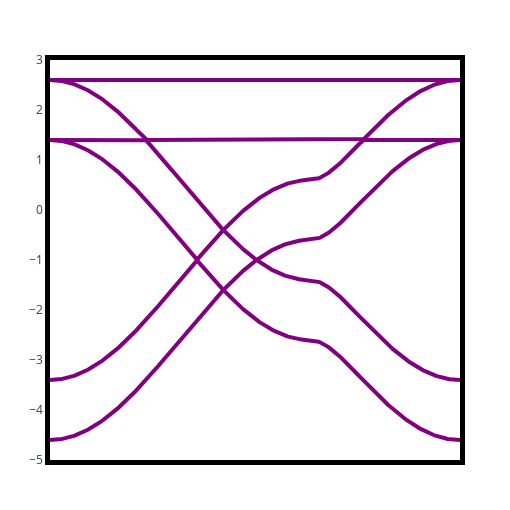

Notebook source saved alongside this figure:
### Code cell
plot_simple_kagome_bands(t1 = 1.0, t2 = 0.0, u1 = 0.0, u2 = 0.0, B = 0.3)

### Figure 1 — Plotly figure (JSON) as saved in the notebook; plotly's stock layout.template omitted (floating-point values rounded to 4 significant figures; data arrays with more than 128 entries replaced by an {"elided": "..."} marker saying what was removed)
{"data": [{"line": {"color": "purple", "width": 4}, "mode": "lines", "type": "scatter", "x": {"elided": "500 int values"}, "y": {"elided": "500 float values"}}, {"line": {"color": "purple", "width": 4}, "mode": "lines", "type": "scatter", "x": {"elided": "500 int values"}, "y": {"elided": "500 float values"}}, {"line": {"color": "purple", "width": 4}, "mode": "lines", "type": "scatter", "x": {"elided": "500 int values"}, "y": {"elided": "500 float values"}}, {"line": {"color": "purple", "width": 4}, "mode": "lines", "type": "scatter", "x": {"elided": "500 int values"}, "y": {"elided": "500 float values"}}, {"line": {"color": "purple", "width": 4}, "mode": "lines", "type": "scatter", "x": {"elided": "500 int values"}, "y": {"elided": "500 float values"}}, {"line": {"color": "purple", "width": 4}, "mode": "lines", "type": "scatter", "x": {"elided": "500 int values"}, "y": {"elided": "500 float values"}}], "layout": {"height": 510, "margin": {"b": 50, "l": 50, "r": 50, "t": 60}, "plot_bgcolor": "rgba(0,0,0,0)", "showlegend": false, "title": "", "width": 510, "xaxis": {"linecolor": "black", "linewidth": 5, "mirror": true, "showgrid": true, "showline": true, "showticklabels": false}, "yaxis": {"linecolor": "black", "linewidth": 5, "mirror": true, "showgrid": true, "showline": true, "showticklabels": true}}}
